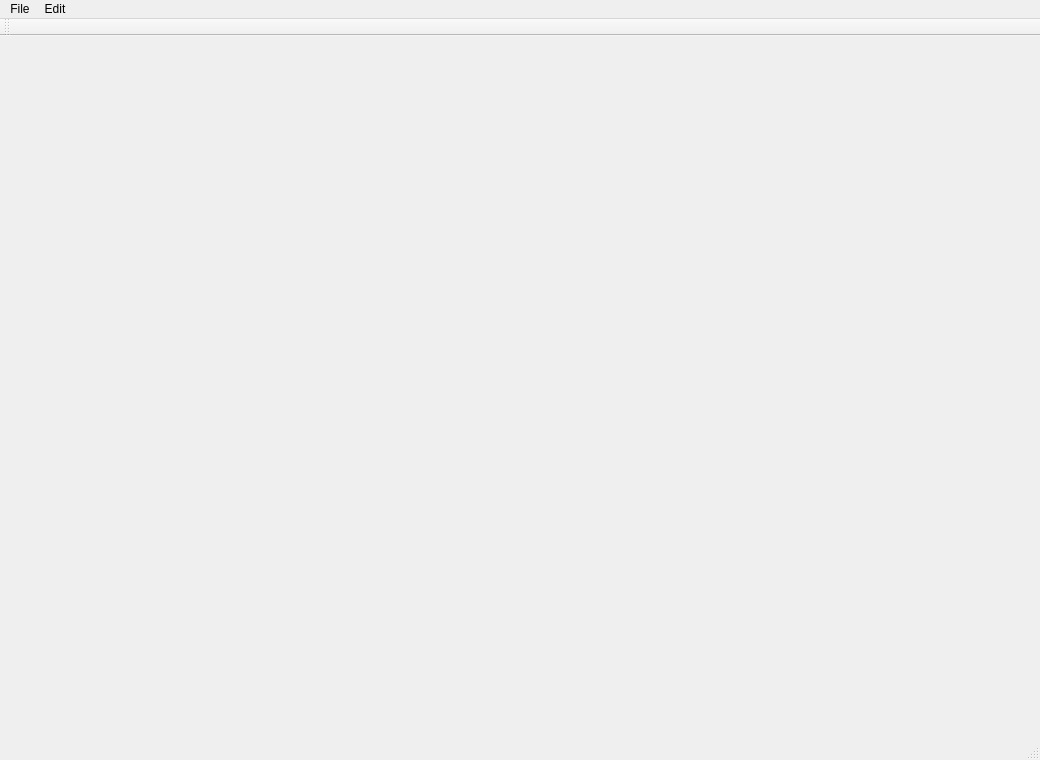
<?xml version="1.0" encoding="UTF-8"?>
<ui version="4.0">
 <class>MainWindow</class>
 <widget class="QMainWindow" name="MainWindow">
  <property name="geometry">
   <rect>
    <x>0</x>
    <y>0</y>
    <width>1040</width>
    <height>760</height>
   </rect>
  </property>
  <property name="mouseTracking">
   <bool>false</bool>
  </property>
  <property name="windowTitle">
   <string notr="true">ZaGRAN</string>
  </property>
  <widget class="QWidget" name="centralwidget"/>
  <widget class="QMenuBar" name="menubar">
   <property name="geometry">
    <rect>
     <x>0</x>
     <y>0</y>
     <width>1040</width>
     <height>21</height>
    </rect>
   </property>
   <widget class="QMenu" name="menuFile">
    <property name="title">
     <string>File</string>
    </property>
    <addaction name="actionNew_Test"/>
    <addaction name="actionOpen_Test"/>
    <addaction name="actionSave_Test"/>
    <addaction name="separator"/>
    <addaction name="actionExit"/>
   </widget>
   <widget class="QMenu" name="menuEdit">
    <property name="title">
     <string>Edit</string>
    </property>
   </widget>
   <addaction name="menuFile"/>
   <addaction name="menuEdit"/>
  </widget>
  <widget class="QStatusBar" name="statusbar"/>
  <widget class="QToolBar" name="toolBar">
   <property name="windowTitle">
    <string>toolBar</string>
   </property>
   <attribute name="toolBarArea">
    <enum>TopToolBarArea</enum>
   </attribute>
   <attribute name="toolBarBreak">
    <bool>false</bool>
   </attribute>
  </widget>
  <action name="actionNew_Test">
   <property name="text">
    <string>New Test</string>
   </property>
  </action>
  <action name="actionOpen_Test">
   <property name="text">
    <string>Open Test ...</string>
   </property>
  </action>
  <action name="actionSave_Test">
   <property name="text">
    <string>Save Test ...</string>
   </property>
  </action>
  <action name="action">
   <property name="text">
    <string>-</string>
   </property>
  </action>
  <action name="actionExit">
   <property name="text">
    <string>Exit</string>
   </property>
   <property name="shortcut">
    <string>Alt+X</string>
   </property>
  </action>
 </widget>
 <resources/>
 <connections/>
</ui>
